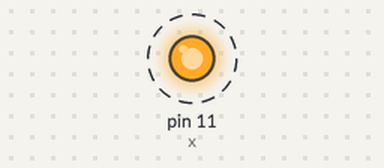
A sketch run on a simulated Arduino Uno, built with avr-gcc and run on an emulated ATmega328P. On the bench: output pins drawn as LEDs (lit = HIGH). Dashed ring = blinking.

Above: at 0.5 s.
Timing chart, 0 to 4.6 s (numbered marks = the images above):
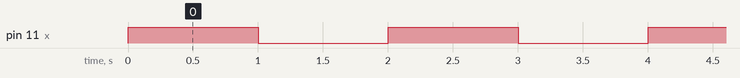

Measured:
- by itself, pin 11 (x): alternates HIGH for 1.0 s and LOW for 1.0 s

The sketch:

Laser_Sensor_Code.ino
```cpp
int x=11;

void setup()
{
pinMode(x,OUTPUT);


}

void loop()
{
digitalWrite(x,HIGH);
delay(1000);
digitalWrite(x,LOW);
delay(1000);
}
```
